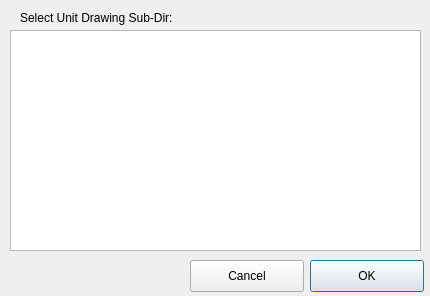
<?xml version="1.0" encoding="UTF-8"?>
<ui version="4.0">
 <class>SelectUnitSubDir</class>
 <widget class="QDialog" name="SelectUnitSubDir">
  <property name="geometry">
   <rect>
    <x>0</x>
    <y>0</y>
    <width>430</width>
    <height>296</height>
   </rect>
  </property>
  <property name="sizePolicy">
   <sizepolicy hsizetype="Fixed" vsizetype="Fixed">
    <horstretch>0</horstretch>
    <verstretch>0</verstretch>
   </sizepolicy>
  </property>
  <property name="minimumSize">
   <size>
    <width>430</width>
    <height>296</height>
   </size>
  </property>
  <property name="maximumSize">
   <size>
    <width>430</width>
    <height>296</height>
   </size>
  </property>
  <property name="windowTitle">
   <string>Select Unit Drawing</string>
  </property>
  <widget class="QListWidget" name="lstSubDirs">
   <property name="geometry">
    <rect>
     <x>10</x>
     <y>30</y>
     <width>411</width>
     <height>221</height>
    </rect>
   </property>
  </widget>
  <widget class="QLabel" name="label_2">
   <property name="geometry">
    <rect>
     <x>20</x>
     <y>10</y>
     <width>261</width>
     <height>16</height>
    </rect>
   </property>
   <property name="sizePolicy">
    <sizepolicy hsizetype="Fixed" vsizetype="Fixed">
     <horstretch>0</horstretch>
     <verstretch>0</verstretch>
    </sizepolicy>
   </property>
   <property name="text">
    <string>Select Unit Drawing Sub-Dir:</string>
   </property>
  </widget>
  <widget class="QPushButton" name="btnOK">
   <property name="geometry">
    <rect>
     <x>310</x>
     <y>260</y>
     <width>114</width>
     <height>32</height>
    </rect>
   </property>
   <property name="text">
    <string>OK</string>
   </property>
   <property name="default">
    <bool>true</bool>
   </property>
  </widget>
  <widget class="QPushButton" name="btnCancel">
   <property name="geometry">
    <rect>
     <x>190</x>
     <y>260</y>
     <width>114</width>
     <height>32</height>
    </rect>
   </property>
   <property name="text">
    <string>Cancel</string>
   </property>
  </widget>
 </widget>
 <resources/>
 <connections/>
</ui>
